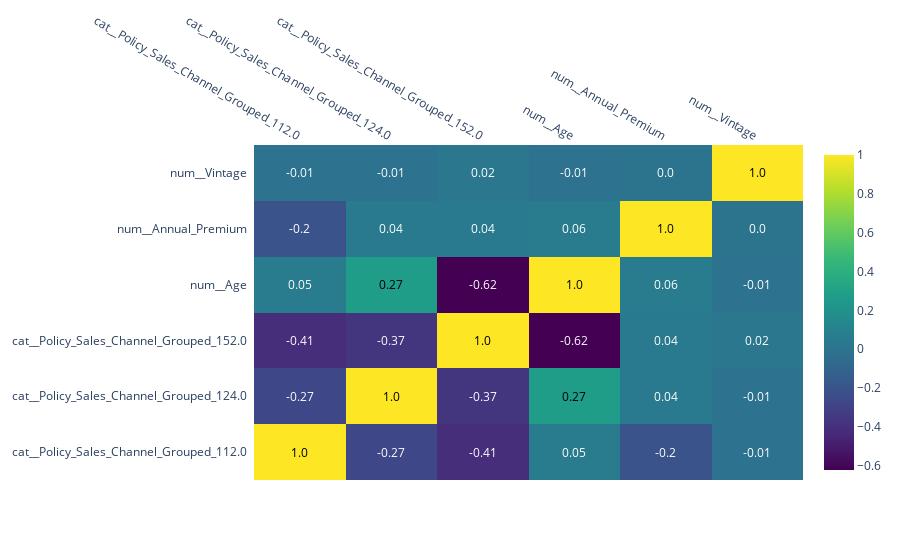

The cell this chart's notebook holds for it:
### Code cell
# Вычисляем корреляцию
corr_matrix = df_test.corr()

# Создаем тепловую карту (heatmap)
fig = ff.create_annotated_heatmap(
    z=corr_matrix.values,
    x=list(corr_matrix.columns),
    y=list(corr_matrix.index),
    colorscale='Viridis',  # Цветовая схема
    annotation_text=corr_matrix.round(2).values,  # Округляем до 2 знаков
    showscale=True
)
# Отображаем график
fig.show()

### Figure 1 — Plotly figure (JSON) as saved in the notebook; plotly's stock layout.template omitted (floating-point values rounded to 4 significant figures)
{"data": [{"colorscale": [[0, "#440154"], [0.1111, "#482878"], [0.2222, "#3e4989"], [0.3333, "#31688e"], [0.4444, "#26828e"], [0.5556, "#1f9e89"], [0.6667, "#35b779"], [0.7778, "#6ece58"], [0.8889, "#b5de2b"], [1, "#fde725"]], "reversescale": false, "showscale": true, "type": "heatmap", "x": ["cat__Policy_Sales_Channel_Grouped_112.0", "cat__Policy_Sales_Channel_Grouped_124.0", "cat__Policy_Sales_Channel_Grouped_152.0", "num__Age", "num__Annual_Premium", "num__Vintage"], "y": ["cat__Policy_Sales_Channel_Grouped_112.0", "cat__Policy_Sales_Channel_Grouped_124.0", "cat__Policy_Sales_Channel_Grouped_152.0", "num__Age", "num__Annual_Premium", "num__Vintage"], "z": [[1.0, -0.2702, -0.4112, 0.05421, -0.2025, -0.01038], [-0.2702, 1.0, -0.373, 0.2703, 0.04146, -0.01063], [-0.4112, -0.373, 1.0, -0.6223, 0.04276, 0.02269], [0.05421, 0.2703, -0.6223, 1.0, 0.05633, -0.01329], [-0.2025, 0.04146, 0.04276, 0.05633, 1.0, 0.003284], [-0.01038, -0.01063, 0.02269, -0.01329, 0.003284, 1.0]]}], "layout": {"annotations": [{"font": {"color": "#000000"}, "showarrow": false, "text": "1.0", "x": "cat__Policy_Sales_Channel_Grouped_112.0", "xref": "x", "y": "cat__Policy_Sales_Channel_Grouped_112.0", "yref": "y"}, {"font": {"color": "#FFFFFF"}, "showarrow": false, "text": "-0.27", "x": "cat__Policy_Sales_Channel_Grouped_124.0", "xref": "x", "y": "cat__Policy_Sales_Channel_Grouped_112.0", "yref": "y"}, {"font": {"color": "#FFFFFF"}, "showarrow": false, "text": "-0.41", "x": "cat__Policy_Sales_Channel_Grouped_152.0", "xref": "x", "y": "cat__Policy_Sales_Channel_Grouped_112.0", "yref": "y"}, {"font": {"color": "#FFFFFF"}, "showarrow": false, "text": "0.05", "x": "num__Age", "xref": "x", "y": "cat__Policy_Sales_Channel_Grouped_112.0", "yref": "y"}, {"font": {"color": "#FFFFFF"}, "showarrow": false, "text": "-0.2", "x": "num__Annual_Premium", "xref": "x", "y": "cat__Policy_Sales_Channel_Grouped_112.0", "yref": "y"}, {"font": {"color": "#FFFFFF"}, "showarrow": false, "text": "-0.01", "x": "num__Vintage", "xref": "x", "y": "cat__Policy_Sales_Channel_Grouped_112.0", "yref": "y"}, {"font": {"color": "#FFFFFF"}, "showarrow": false, "text": "-0.27", "x": "cat__Policy_Sales_Channel_Grouped_112.0", "xref": "x", "y": "cat__Policy_Sales_Channel_Grouped_124.0", "yref": "y"}, {"font": {"color": "#000000"}, "showarrow": false, "text": "1.0", "x": "cat__Policy_Sales_Channel_Grouped_124.0", "xref": "x", "y": "cat__Policy_Sales_Channel_Grouped_124.0", "yref": "y"}, {"font": {"color": "#FFFFFF"}, "showarrow": false, "text": "-0.37", "x": "cat__Policy_Sales_Channel_Grouped_152.0", "xref": "x", "y": "cat__Policy_Sales_Channel_Grouped_124.0", "yref": "y"}, {"font": {"color": "#000000"}, "showarrow": false, "text": "0.27", "x": "num__Age", "xref": "x", "y": "cat__Policy_Sales_Channel_Grouped_124.0", "yref": "y"}, {"font": {"color": "#FFFFFF"}, "showarrow": false, "text": "0.04", "x": "num__Annual_Premium", "xref": "x", "y": "cat__Policy_Sales_Channel_Grouped_124.0", "yref": "y"}, {"font": {"color": "#FFFFFF"}, "showarrow": false, "text": "-0.01", "x": "num__Vintage", "xref": "x", "y": "cat__Policy_Sales_Channel_Grouped_124.0", "yref": "y"}, {"font": {"color": "#FFFFFF"}, "showarrow": false, "text": "-0.41", "x": "cat__Policy_Sales_Channel_Grouped_112.0", "xref": "x", "y": "cat__Policy_Sales_Channel_Grouped_152.0", "yref": "y"}, {"font": {"color": "#FFFFFF"}, "showarrow": false, "text": "-0.37", "x": "cat__Policy_Sales_Channel_Grouped_124.0", "xref": "x", "y": "cat__Policy_Sales_Channel_Grouped_152.0", "yref": "y"}, {"font": {"color": "#000000"}, "showarrow": false, "text": "1.0", "x": "cat__Policy_Sales_Channel_Grouped_152.0", "xref": "x", "y": "cat__Policy_Sales_Channel_Grouped_152.0", "yref": "y"}, {"font": {"color": "#FFFFFF"}, "showarrow": false, "text": "-0.62", "x": "num__Age", "xref": "x", "y": "cat__Policy_Sales_Channel_Grouped_152.0", "yref": "y"}, {"font": {"color": "#FFFFFF"}, "showarrow": false, "text": "0.04", "x": "num__Annual_Premium", "xref": "x", "y": "cat__Policy_Sales_Channel_Grouped_152.0", "yref": "y"}, {"font": {"color": "#FFFFFF"}, "showarrow": false, "text": "0.02", "x": "num__Vintage", "xref": "x", "y": "cat__Policy_Sales_Channel_Grouped_152.0", "yref": "y"}, {"font": {"color": "#FFFFFF"}, "showarrow": false, "text": "0.05", "x": "cat__Policy_Sales_Channel_Grouped_112.0", "xref": "x", "y": "num__Age", "yref": "y"}, {"font": {"color": "#000000"}, "showarrow": false, "text": "0.27", "x": "cat__Policy_Sales_Channel_Grouped_124.0", "xref": "x", "y": "num__Age", "yref": "y"}, {"font": {"color": "#FFFFFF"}, "showarrow": false, "text": "-0.62", "x": "cat__Policy_Sales_Channel_Grouped_152.0", "xref": "x", "y": "num__Age", "yref": "y"}, {"font": {"color": "#000000"}, "showarrow": false, "text": "1.0", "x": "num__Age", "xref": "x", "y": "num__Age", "yref": "y"}, {"font": {"color": "#FFFFFF"}, "showarrow": false, "text": "0.06", "x": "num__Annual_Premium", "xref": "x", "y": "num__Age", "yref": "y"}, {"font": {"color": "#FFFFFF"}, "showarrow": false, "text": "-0.01", "x": "num__Vintage", "xref": "x", "y": "num__Age", "yref": "y"}, {"font": {"color": "#FFFFFF"}, "showarrow": false, "text": "-0.2", "x": "cat__Policy_Sales_Channel_Grouped_112.0", "xref": "x", "y": "num__Annual_Premium", "yref": "y"}, {"font": {"color": "#FFFFFF"}, "showarrow": false, "text": "0.04", "x": "cat__Policy_Sales_Channel_Grouped_124.0", "xref": "x", "y": "num__Annual_Premium", "yref": "y"}, {"font": {"color": "#FFFFFF"}, "showarrow": false, "text": "0.04", "x": "cat__Policy_Sales_Channel_Grouped_152.0", "xref": "x", "y": "num__Annual_Premium", "yref": "y"}, {"font": {"color": "#FFFFFF"}, "showarrow": false, "text": "0.06", "x": "num__Age", "xref": "x", "y": "num__Annual_Premium", "yref": "y"}, {"font": {"color": "#000000"}, "showarrow": false, "text": "1.0", "x": "num__Annual_Premium", "xref": "x", "y": "num__Annual_Premium", "yref": "y"}, {"font": {"color": "#FFFFFF"}, "showarrow": false, "text": "0.0", "x": "num__Vintage", "xref": "x", "y": "num__Annual_Premium", "yref": "y"}, {"font": {"color": "#FFFFFF"}, "showarrow": false, "text": "-0.01", "x": "cat__Policy_Sales_Channel_Grouped_112.0", "xref": "x", "y": "num__Vintage", "yref": "y"}, {"font": {"color": "#FFFFFF"}, "showarrow": false, "text": "-0.01", "x": "cat__Policy_Sales_Channel_Grouped_124.0", "xref": "x", "y": "num__Vintage", "yref": "y"}, {"font": {"color": "#FFFFFF"}, "showarrow": false, "text": "0.02", "x": "cat__Policy_Sales_Channel_Grouped_152.0", "xref": "x", "y": "num__Vintage", "yref": "y"}, {"font": {"color": "#FFFFFF"}, "showarrow": false, "text": "-0.01", "x": "num__Age", "xref": "x", "y": "num__Vintage", "yref": "y"}, {"font": {"color": "#FFFFFF"}, "showarrow": false, "text": "0.0", "x": "num__Annual_Premium", "xref": "x", "y": "num__Vintage", "yref": "y"}, {"font": {"color": "#000000"}, "showarrow": false, "text": "1.0", "x": "num__Vintage", "xref": "x", "y": "num__Vintage", "yref": "y"}], "xaxis": {"dtick": 1, "gridcolor": "rgb(0, 0, 0)", "side": "top", "ticks": ""}, "yaxis": {"dtick": 1, "ticks": "", "ticksuffix": "  "}}}
